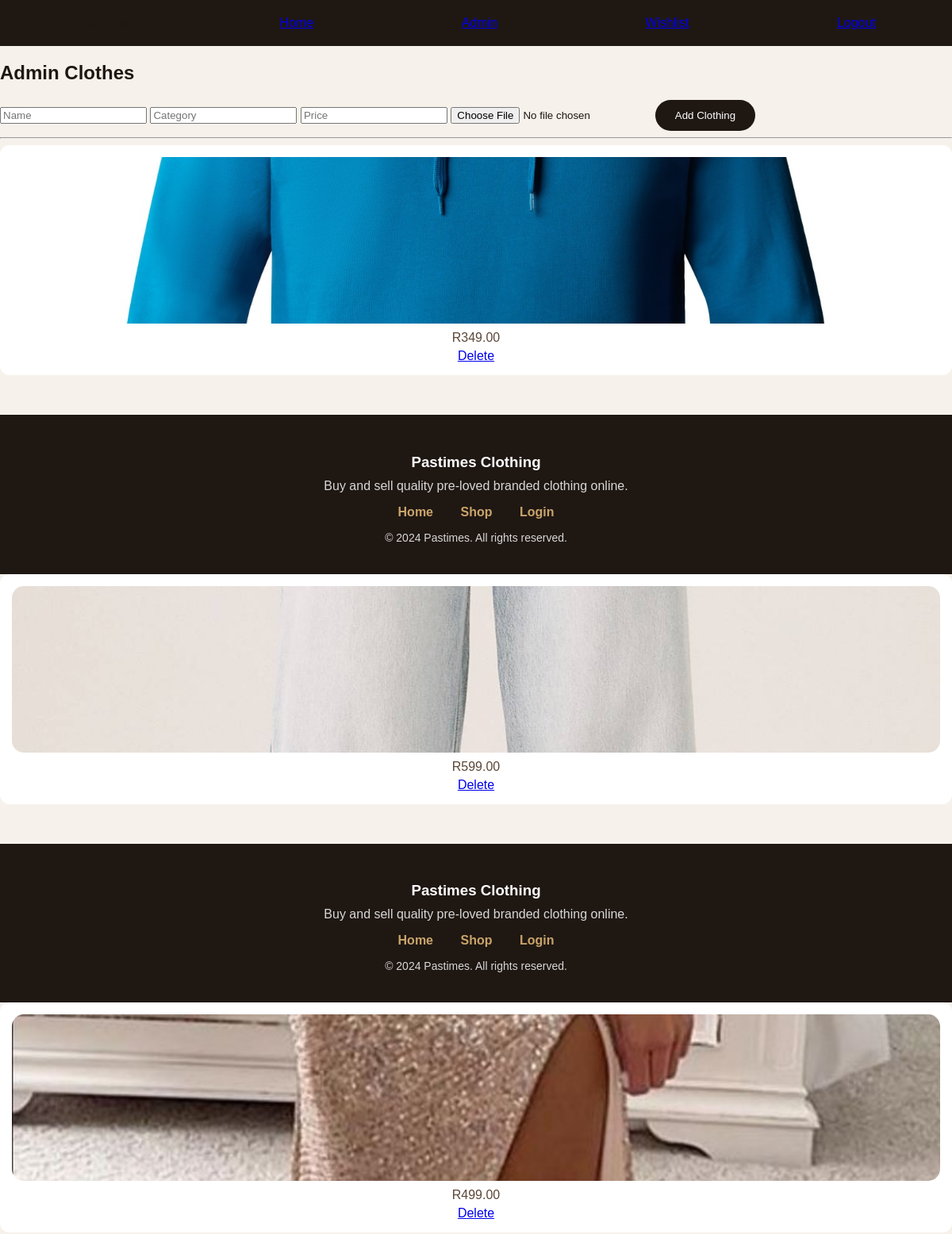
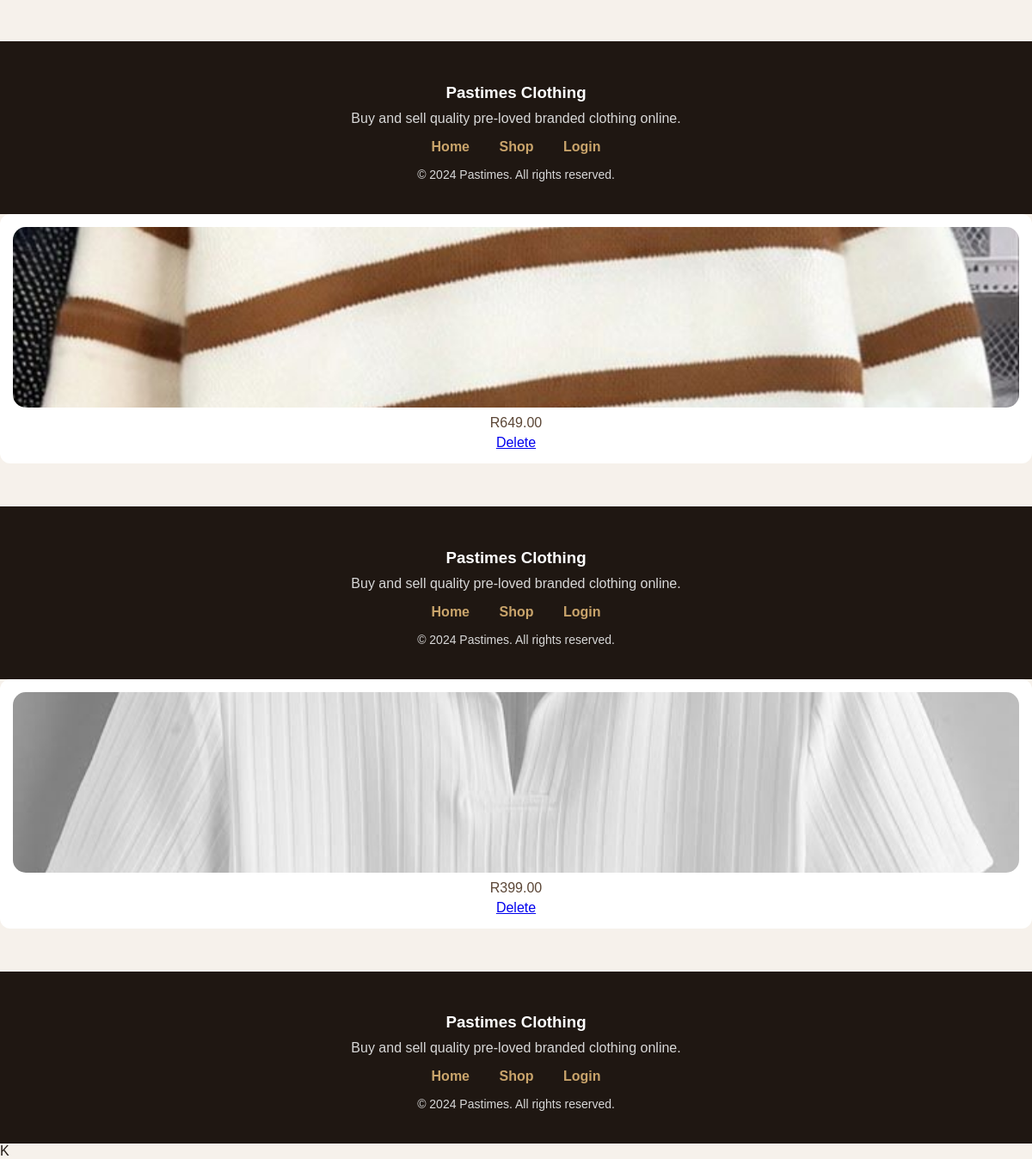
/admin_clothes.php, run on the app's committed database (2 pictures, top to bottom).
### tables this page shows
CREATE TABLE IF NOT EXISTS `tblclothes` (
  `clothes_id` int(11) NOT NULL AUTO_INCREMENT,
  `item_name` varchar(100) DEFAULT NULL,
  `category` varchar(50) DEFAULT NULL,
  `price` decimal(10,2) DEFAULT NULL,
  `image` varchar(100) DEFAULT NULL,
  PRIMARY KEY (`clothes_id`)
);

### admin_clothes.php (the view, shortened to what this page needs)
<?php
include("DBConn.php");
?>
<!DOCTYPE html>
<html>
<head>
    <link rel="stylesheet" href="css/style.css">
</head>
<body>
<div class="navbar">
    <strong>Pastimes</strong>
    <a href="index.php">Home</a>
    <a href="admin.php">Admin</a>
    <a href="wishlist.php">Wishlist</a>
    <a href="logout.php">Logout</a>
</div>
<h2>Admin Clothes</h2>
<form method="POST" enctype="multipart/form-data">
<input type="text" name="name" placeholder="Name" required>
<input type="text" name="category" placeholder="Category" required>
<input type="number" name="price" placeholder="Price" required>
<input type="file" name="image" required>
<button name="add">Add Clothing</button>
</form>
<hr>
<?php
$result = mysqli_query($conn,"SELECT * FROM tblClothes");
while($row = mysqli_fetch_assoc($result))
{
?>
<div class="product">
    <img src="images/<?php echo $row['image']; ?>">
    <p>R<?php echo $row['price']; ?></p>
    <a href="admin_clothes.php?delete=<?php echo $row['clothes_id']; ?>">
        Delete
    </a>
</div>
<?php include("footer.php"); ?>
<?php } ?>
K

### footer.php
<footer class="footer">
    <div class="footer-content">
        <h3>Pastimes Clothing</h3>
        <p>Buy and sell quality pre-loved branded clothing online.</p>
        <div class="footer-links">
            <a href="index.php">Home</a>
            <a href="clothes.php">Shop</a>
            <a href="login.php">Login</a>
            </div>
            <p class="copyright">&copy; 2024 Pastimes. All rights reserved.</p>
    </div>
</footer>

### css/style.css (style rules this page uses)
body { font-family: Arial, sans-serif; background-color: #f6f1eb; margin: 0; color: #1f1712; }
.navbar { background-color: #1f1712; padding: 20px 8%; display: flex; justify-content: space-between; align-items: center; }
.shop-btn, button { background-color: #1f1712; color: white; padding: 12px 25px; border-radius: 30px; border: none; cursor: pointer; }
.product { background: white; padding: 15px; border-radius: 12px; text-align: center; }
.product img { width: 100%; height: 210px; object-fit: cover; border-radius: 15px; }
.product p { color: #5b4636; margin: 5px 0; }
.footer { background: #1f1712; color: white; text-align: center; padding: 30px 20px; margin-top: 50px; }
.footer h3 { margin-bottom: 10px; }
.footer p { margin: 8px 0; color: #d8d8d8; }
.footer-links { margin: 15px 0; }
.footer-links a { color: #c9a46b; text-decoration: none; margin: 0 15px; font-weight: bold; }
.copyright { margin-top: 15px; font-size: 14px; }

### data on the page
tblclothes: image (picture), price "349.00"
tblclothes: image (picture), price "599.00"
tblclothes: image (picture), price "499.00"
tblclothes: image (picture), price "649.00"
tblclothes: image (picture), price "399.00"
